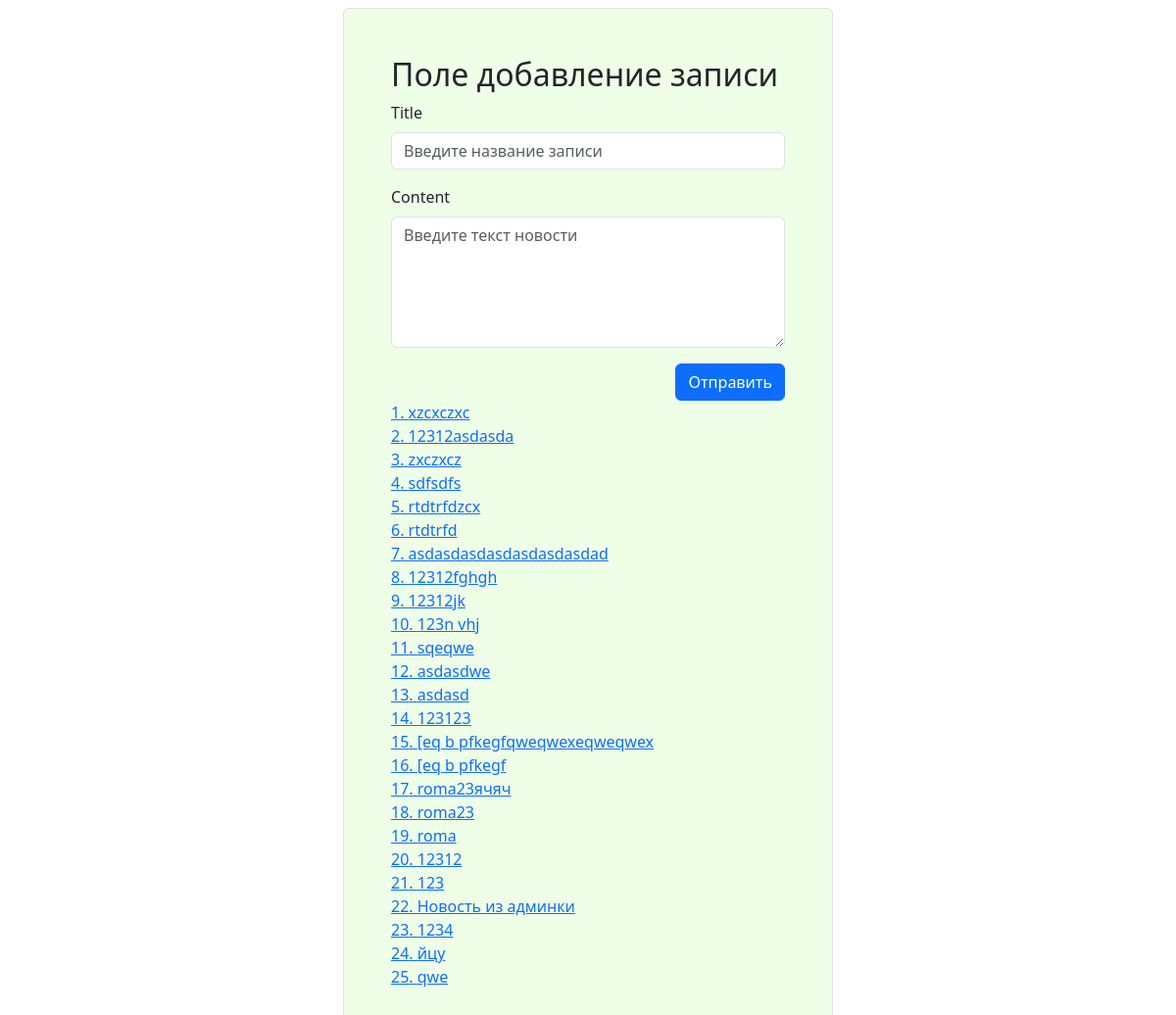
The page / on the database its author committed.
### models.py (models this page shows, shortened)
class Base(DeclarativeBase):
    pass

class Note(Base):
    __tablename__ = 'notes'
    uuid = Column(String(36), primary_key=True, default=lambda: str(uuid.uuid4()))
    title = Column(String(100), unique=True, nullable=False)
    content = Column(Text, nullable=False)
    created_at = Column(DateTime, nullable=False, default=datetime.now())

### app.py (the view)
@app.route('/', methods=['GET'])
def hello_world():
    return render_template('main_page.html',  notes=get_all_notes())

### crud.py (called while the page is built)
def get_all_notes():
    with session() as sess:
        query = select(Note)
        notes = sess.execute(query).scalars().all()
    return notes[::-1]

### templates/main_page.html (shortened to what this page needs)
<!doctype html>
<html lang="en">
<head>
	<link href="https://cdn.jsdelivr.net/npm/bootstrap@5.3.2/dist/css/bootstrap.min.css" rel="stylesheet"
>
	 <link rel="stylesheet" href="/static/main.css">
</head>
<body>
<div class="my-auto">
	<form action="http://127.0.0.1:5000/" method="post">
		<div class='col-5 mx-auto p-5 border rounded content'>
			<h2>Поле добавление записи</h2>
			<div class="mb-3">
				<label for="formGroupExampleInput" class="form-label">Title</label>
				<input value="{% if data %}{{ data.title }}{% endif %}" name="title" type="text" class="form-control"
					   placeholder="Введите название записи">
			</div>
			<div class="mb-3">
				<label for="formGroupExampleInput2" class="form-label">Content</label>
				<textarea name="content" class="form-control" id="exampleFormControlTextarea1" rows="5"
						  placeholder="Введите текст новости">{% if data %}{{ data.content }}{% endif %}</textarea>
			</div>
			<div class="d-flex justify-content-end">
				<button class="btn btn-primary" type="submit">Отправить</button>
			</div>
		{% for note in notes %}
		<div>
			<a href="http://127.0.0.1:5000/{{ note.uuid }}">{{ loop.index }}. {{ note.title }}</a>
		</div>
		{% endfor %}
		</div>
	</form>
</div>
</body>
</html>

### static/main.css (style rules this page uses)
.content { background-color: rgba(186, 248, 151, 0.23); }

### rows shown on the page
Note: title "xzcxczxc"
Note: title "12312asdasda"
Note: title "zxczxcz"
Note: title "sdfsdfs"
Note: title "rtdtrfdzcx"
Note: title "rtdtrfd"
Note: title "asdasdasdasdasdasdasdad"
Note: title "12312fghgh"
Note: title "12312jk"
Note: title "123n vhj"
Note: title "sqeqwe"
Note: title "asdasdwe"
Note: title "asdasd"
Note: title "123123"
Note: title "[eq b pfkegfqweqwexeqweqwex"
Note: title "[eq b pfkegf"
Note: title "roma23ячяч"
Note: title "roma23"
Note: title "roma"
Note: title "12312"
Note: title "123"
Note: title "Новость из админки"
Note: title "1234"
Note: title "йцу"
Note: title "qwe"
